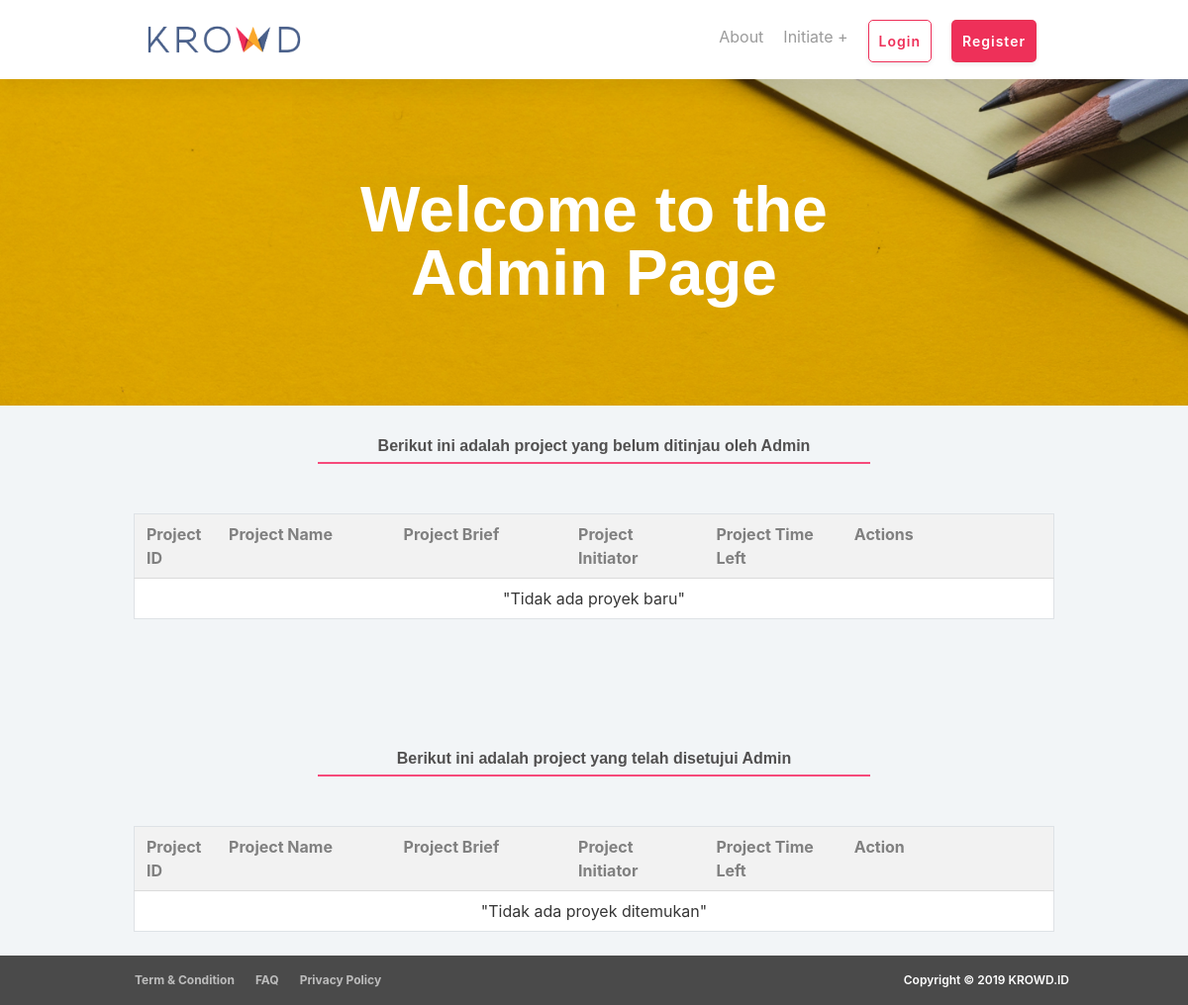
The app's page /index.php/c_krowd_home/admin, older data.
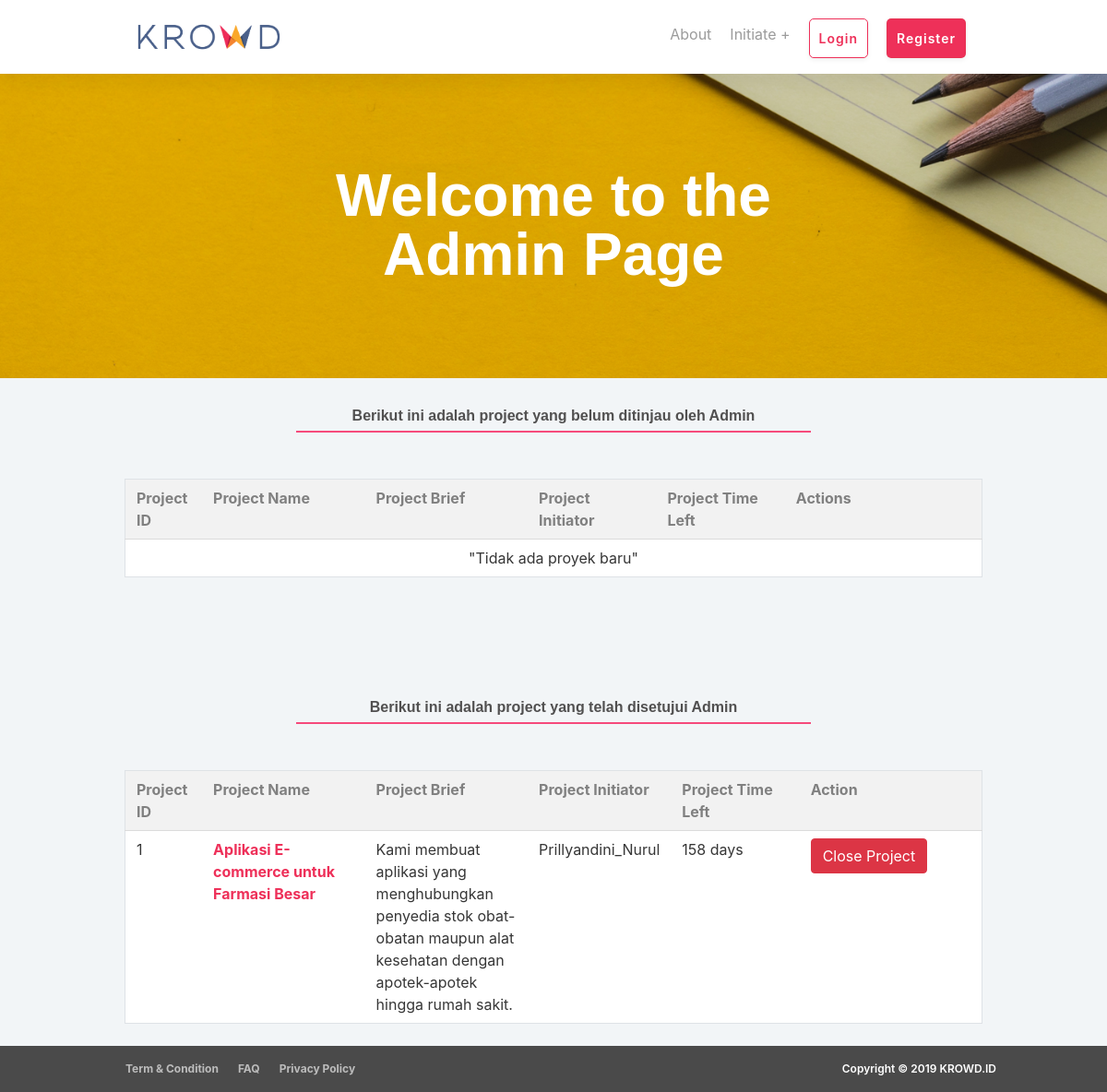
The same page, newer data.
### tables this page shows
CREATE TABLE `project` (
  `id_project` int(255) NOT NULL,
  `id_user` int(11) DEFAULT NULL,
  `judul_project` varchar(255) NOT NULL,
  `kategori` enum('music','fashion','technology','art','film&video','games','publishing','social') NOT NULL,
  `upload_image` blob NOT NULL,
  `short_desc` varchar(255) NOT NULL,
  `deskripsi` text NOT NULL,
  `lokasi` varchar(20) NOT NULL,
  `start_date` date NOT NULL,
  `end_date` date NOT NULL,
  `bidang_keahlian` varchar(20) NOT NULL,
  `max_user` int(100) NOT NULL,
  `popularity` enum('yes','no') NOT NULL,
  `admin_check` enum('Not Checked','Accepted','Rejected') NOT NULL
);

CREATE TABLE `user` (
  `id_user` int(11) NOT NULL,
  `username` varchar(255) NOT NULL,
  `email` varchar(255) NOT NULL,
  `password` varchar(255) NOT NULL,
  `short_bio` text NOT NULL,
  `experience` text NOT NULL,
  `portfolio` text NOT NULL
);

### application/controllers/C_krowd_home.php (called while the page is built, shortened)
<?php
class C_krowd_home extends CI_Controller {
	function __construct()
    {
        $this->load->model('krowd_model');
    }
	public function admin()
	{
		$data['project'] = $this->krowd_model->get_all_ChProjects_brief();
		$data['nproject'] = $this->krowd_model->get_all_notChProjects_brief();
		$this->load->view('admin_menu', $data);
	}
}

### index.php (called while the page is built, shortened)
<?php
require_once BASEPATH.'core/CodeIgniter.php';

### application/models/krowd_model.php (called while the page is built, shortened)
<?php
class krowd_model extends CI_Model
{
    function get_all_notChProjects_brief()
    {
    	$this->db->select('project.id_project, project.judul_project, user.username, project.short_desc, DATEDIFF(project.end_date,CURDATE()) AS "days_left", project.admin_check');
    	$this->db->from('project');
    	$this->db->join('user','project.id_user = user.id_user');
        $this->db->where('project.admin_check = "NotChecked"');
    	$query = $this->db->get();
    	return $query->result_array();
    }
    function get_all_ChProjects_brief()
    {
        $this->db->select('project.id_project, project.judul_project, user.username, project.short_desc, DATEDIFF(project.end_date,CURDATE()) AS "days_left", project.admin_check');
        $this->db->from('project');
        $this->db->join('user','project.id_user = user.id_user');
        $this->db->where('project.admin_check = "Accepted"');
        $query = $this->db->get();
        return $query->result_array();
    }
}

### application/views/admin_menu.php (the view, shortened to what this page needs)
<div class="backgorund_judul_main">
    <h1 id="judul">Welcome to the Admin Page</h1>
</div>
<div class="container">
	<p id="judul2" class="garisPink">Berikut ini adalah project yang belum ditinjau oleh Admin</p>
	<table class="table table-striped table-bordered" style="margin-bottom: 100px;">
	    <tr>
			<th style="width:9%;color:grey;">Project ID</th>
			<th style="width:19%;color:grey;">Project Name</th>
			<th style="width:19%;color:grey;">Project Brief</th>
			<th style="width:15%;color:grey;">Project Initiator</th>
			<th style="width:15%;color:grey;">Project Time Left</th>
			<th style="color:grey;">Actions</th>
	    </tr>
		<?php if(!empty($nproject)){?>
		<?php foreach($nproject as $np){?>
	    <tr>
			<td><?= $np['id_project']?></td>
			<td><a href="<?= base_url('c_krowd_home/detil_project/')?><?= $np['id_project']?>"><strong><?= $np['judul_project']?></strong></a></td>
			<td><?= $np['short_desc']?></td>
			<td><?= $np['username']?></td>
			<td><?= $np['days_left']?> days</td>
			<td>
	            <a href="<?= base_url('c_krowd_home/update_stat/')?><?= $np['id_project']?>" class="btn btn-info btn-xs">Accept</a>
	            <a href="" class="btn btn-danger btn-xs">Reject</a>
	        </td>
	    </tr>
	    <?php }?>
	    <?php } else {?>
	    <tr>
	    	<td style="text-align: center" colspan="6">"Tidak ada proyek baru"</td>
	    </tr>
	    <?php }?>
	</table>
</div>
<div class="container">
	<p id="judul2" class="garisPink">Berikut ini adalah project yang telah disetujui Admin</p>
	<table class="table table-striped table-bordered" align="center">
	    <tr>
			<th style="width:9%; color:grey;">Project ID</th>
			<th style="width:19%; color:grey;">Project Name</th>
			<th style="width:19%; color:grey;">Project Brief</th>
			<th style="width:15%; color:grey;">Project Initiator</th>
			<th style="width:15%; color:grey;">Project Time Left</th>
			<th style="color:grey;">Action</th>
	    </tr>
	    <?php if(!empty($project)){?>
	    <?php foreach($project as $p){?>
	    <tr>
			<td><?= $p['id_project']?></td>
			<td><a href="<?= base_url('c_krowd_home/detil_project/')?><?= $p['id_project']?>"><strong><?= $p['judul_project']?></strong></a></td>
			<td><?= $p['short_desc']?></td>
			<td><?= $p['username']?></td>
			<td><?= $p['days_left']?> days</td>
			<td>
	            <a href="" class="btn btn-danger">Close Project</a>
	        </td>
	    </tr>
	    <?php }?>
	    <?php } else {?>
	    	<td style="text-align: center" colspan="6">"Tidak ada proyek ditemukan"</td>
	    <?php }?>
	</table>
</div>

Row changes from the older to the newer data that the page shows:
added project: id_project "1", judul_project "Aplikasi E-commerce untuk Farmasi Besar", short_desc "Kami membuat aplikasi yang menghubungkan penyedia stok obat-obatan maupun alat kesehatan dengan apotek-apotek hingga rumah sakit.", id_user.username "Prillyandini_Nurul", days_left "158"
Text that changed along with them:
text no longer shown: "\"Tidak ada proyek ditemukan\""
